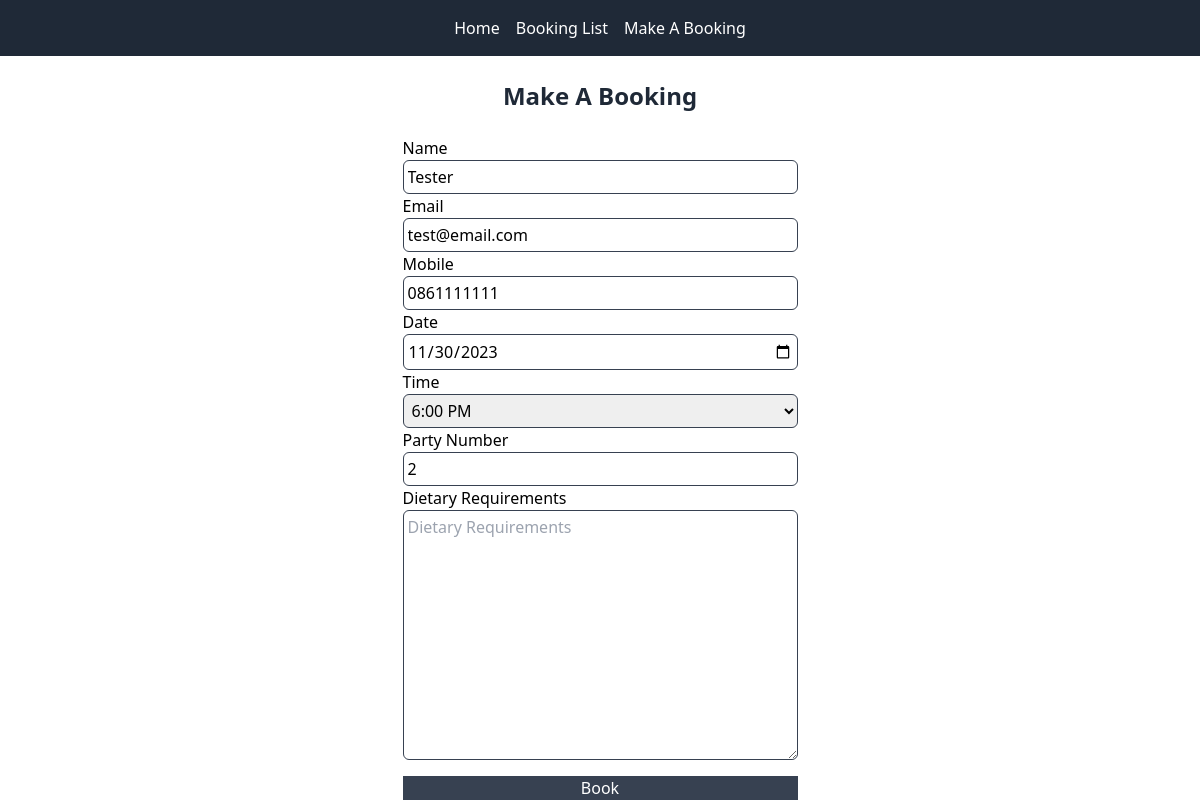
Page /booking-edit/10/ on the committed database.
### tables/models.py (models this page shows, shortened)
class Table(models.Model):
    customer_name = models.CharField(max_length=50)
    customer_email = models.EmailField()
    customer_mobile = models.CharField(max_length=20)
    table_number = models.CharField(max_length=10, blank=True, null=True)
    date = models.DateField()
    time = models.IntegerField(choices=BOOKING_TIME)
    party_number = models.PositiveIntegerField()
    dietary_requirements = models.TextField(blank=True, null=True)
    created_at = models.DateTimeField(auto_now_add=True)

### tables/views.py (the view, shortened to what this page needs)
# urls.py: path("booking-edit/<int:pk>/", views.booking_edit, name="booking_edit"),
def booking_edit(request, pk):
    try:
        booking = Table.objects.get(pk=pk)
    except Table.DoesNotExist:
        raise Http404("Booking does not exist.")
    form = TableForm(instance=booking)
    return render(request, "booking.html", {"form": form})

### templates/booking.html (shortened to what this page needs)
{% extends 'base.html' %}
{% block content %}
<h1 class="text-center text-gray-800 text-2xl font-bold my-6">Make A Booking</h1>
<div class="flex flex-col items-center justify-center">
    <form method="POST" class="flex flex-col justify-evenly">
        {{ form.customer_name.label }}
        {{ form.customer_name }}
        {{ form.customer_email.label }}
        {{ form.customer_email }}
        {{ form.customer_mobile.label }}
        {{ form.customer_mobile }}
        {{ form.date.label}}
        {{ form.date }}
        {{ form.time.label}}
        {{ form.time }}
        {{ form.party_number.label}}
        {{ form.party_number }}
        {{ form.dietary_requirements.label}}
        {{ form.dietary_requirements }}
        <button type="submit" class="bg-gray-700 text-white mt-4">Book</button>
    </form>
</div>
{% endblock %}

### rows in the picture
Table: customer_name "Tester", customer_email "test@email.com", customer_mobile "0861111111", date "11/30/2023", time "6:00 PM", party_number "2"
